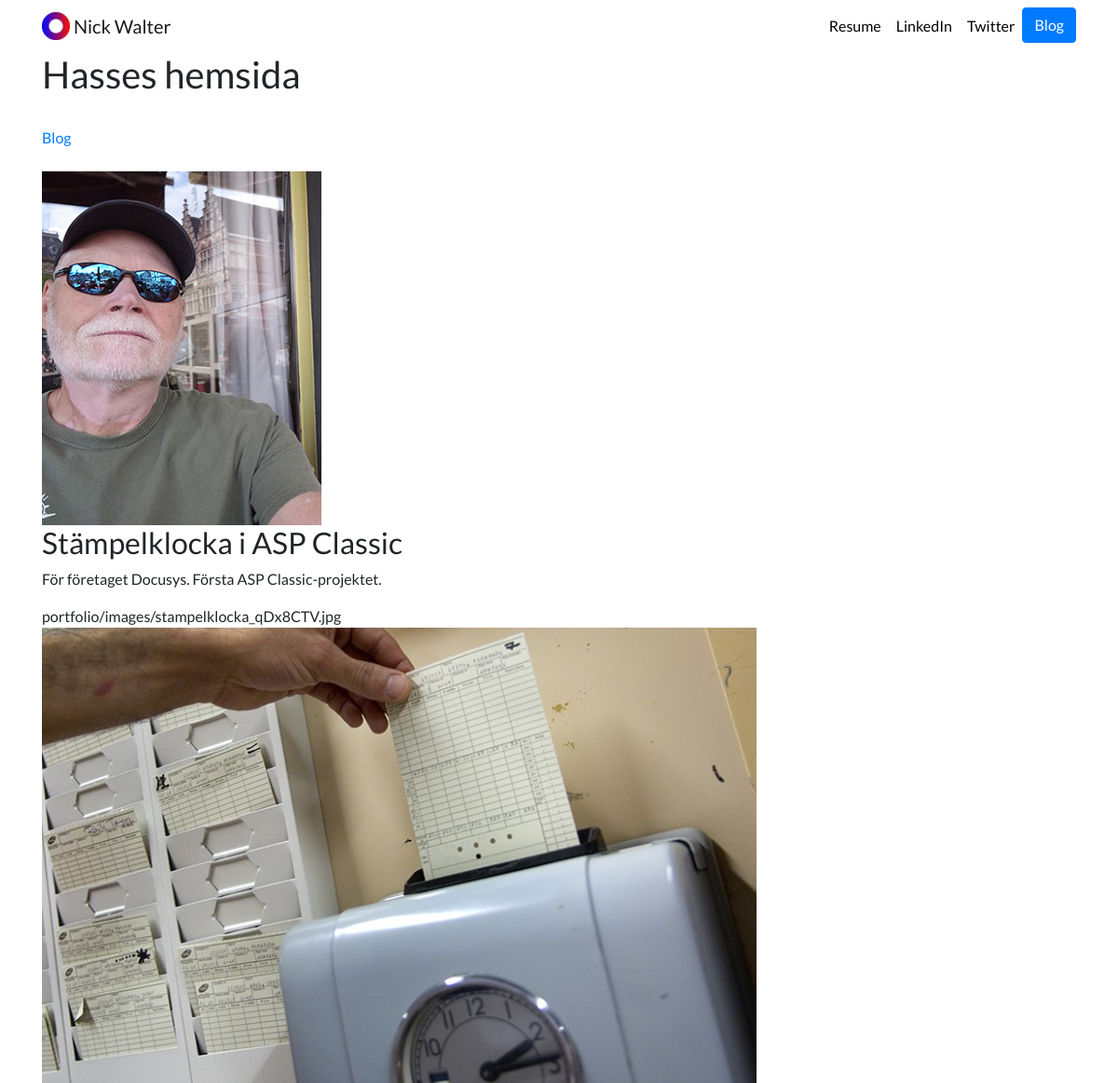
The page / on the database its author committed.
### portfolio/models.py (models this page shows, shortened)
class Project(models.Model):
    title = models.CharField(max_length=100)
    description = models.CharField(max_length=250)
    image = models.ImageField(upload_to='portfolio/images')
    url = models.URLField(blank=True)

### portfolio/views.py (the view)
# urls.py: path('', views.home, name='home'),
def home(request):
    projects = Project.objects.all()
    return render(request, 'portfolio/home.html', {'projects':projects})

### portfolio/templates/portfolio/home.html (shortened to what this page needs)
{% extends 'portfolio/base.html' %}
{% block content %}
<h1>Hasses hemsida</h1>
{% load static %}
<br><a href="{% url 'blog:all_blogs' %}">Blog</a><br>
<br><img src="{% static 'portfolio/hh_Belgien.jpg' %}" />
{% for project in projects %}
<h2>{{ project.title }}</h2>
<p>{{ project.description }}</p>
{{ project.image }}<br>
<img src="{{ project.image.url }}" /><br>
{% endfor %}
{% endblock %}

### portfolio/templates/portfolio/base.html (shortened to what this page needs)
{% load static %}
<!doctype html>
<html lang="en">
<head>
  <link rel="stylesheet" href="https://stackpath.bootstrapcdn.com/bootstrap/4.4.1/css/bootstrap.min.css">
  <link rel="stylesheet" href="{% static "portfolio/custom.css" %}">
</head>
<body>
  <nav id="topNav" class="navbar navbar-expand-md navbar-light">
    <div class="container">
      <a class="navbar-brand" href="{% url 'home' %}">
        <img src="{% static "portfolio/Logo.png" %}" width="30" height="30" class="d-inline-block align-top" alt="Nick's Logo">
        <span>Nick Walter</span>
      </a>
      <div class="collapse navbar-collapse text-center" id="navbarNav">
        <ul class="navbar-nav ml-auto">
          <li class="nav-item">
            <a class="nav-link" href="{% static "portfolio/resume.pdf" %}">Resume</a>
          </li>
          <li class="nav-item">
            <a class="nav-link" href="https://www.linkedin.com/in/nick-walter/" target="_blank">LinkedIn</a>
          </li>
          <li class="nav-item">
            <a class="nav-link" href="https://twitter.com/ZappyCode" target="_blank">Twitter</a>
          </li>
          <li>
            <a role="button" href="{% url 'blog:all_blogs' %}" class="btn btn-primary">Blog</a>
          </li>
        </ul>
      </div>
    </div>
  </nav>
  <div class="container">
    {% block content %}{% endblock %}
  </div>
</body>
</html>

### portfolio/static/portfolio/custom.css (style rules this page uses)
.navbar-nav .nav-link { color: rgba(0,0,0,1) !important; }
body { font-family: 'Lato', sans-serif; }

### rows shown on the page
Project: title "Stämpelklocka i ASP Classic", description "För företaget Docusys. Första ASP Classic-projektet.", image "portfolio/images/stampelklocka_qDx8CTV.jpg", image (picture)
